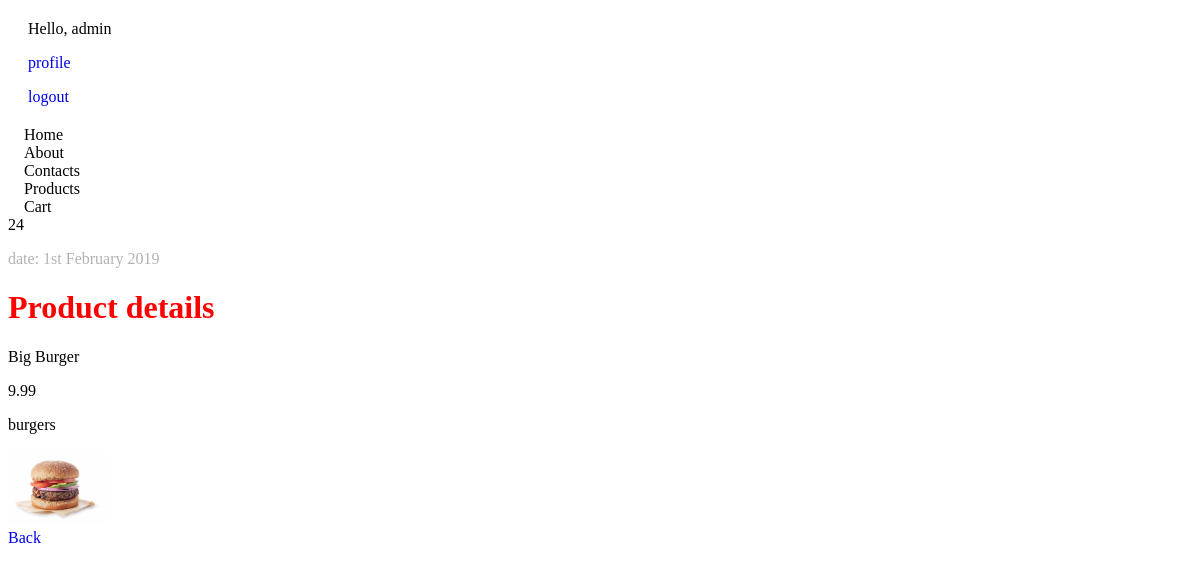
/products/2/ (signed in), run on the app's committed database.
### products/models.py (models this page shows, shortened)
class Product(models.Model):
    title = models.CharField(max_length=255)
    price = models.DecimalField(max_digits=10000, decimal_places=2)
    image = models.ImageField(
        upload_to='products_img/',
        blank=True,
        null=True
    )
    description = models.TextField(blank=True, null=True)
    category = models.ForeignKey(Category, on_delete=models.CASCADE)

class Category(models.Model):
    category_name = models.CharField(max_length=50, null=True)
    def __str__(self):
        return self.category_name

### products/views.py (the view)
# urls.py: path('<int:id>/', product_details_view, name='product-details')
def product_details_view(request ,id):
    product = get_object_or_404(Product, id=id)
    context = {
        "product": product
    }
    return render(request, "products/product_details.html", context)

### shopping_cart/context_processors.py (called while the page is built)
def cart_processor(request):
    user_cart = ShoppingCart.objects.filter(user=request.user)
    total_quantity = 0
    for order in user_cart:
        total_quantity += order.quantity
    return {'total_quantity': total_quantity}

### products/templates/products/product_details.html
{% extends 'base.html' %}
{% block content %}
    <h1>Product details</h1>
    <p>{{ product.title }} </p>
    <p>{{ product.price }} </p>
    <p>{{ product.category }} </p>
    <div class="thumbnail">
        <img src="{{ product.image.url }}" alt="{{ product.title }}">
    </div>
    <a href="{% url 'products:products-list' 'all' %}">Back</a>
{% endblock %}

### templates/base.html (shortened to what this page needs)
<!DOCTYPE html>
{% load static %}
<html lang="en">
<head>
    <link rel="stylesheet" href="{% static 'css/style.css' %}">
</head>
<body>
    <div class="login">
        {% if user.is_authenticated %}
            <p>Hello, {{ user.username }}</p>
            <p>
                <a href="{% url 'accounts:profile'%}">profile</a>
            </p>
            <p>
                <a href="{% url 'logout'%}">logout</a>
            </p>
        {% else %}
            <a href="{% url 'login' %}">login</a>
        {% endif %}
    </div>
    <div class="navbar">
        {% include "navbar.html" %}
    </div>
    <div class="date">
        <p>date: {% now "jS F Y" %}</p>
    </div>
    <div class="container">
        {% block content %}{% endblock %}
    </div>
</body>
</html>

### static/css/style.css (style rules this page uses)
h1 { color: red; }
a { text-decoration: none }
.login { margin: 20px; }
.thumbnail { width: 100px; }
.thumbnail img { max-width: 100%; height: auto; }
.date p { opacity: 0.3; }

### data on the page
Product: title "Big Burger", price "9.99", category "burgers", image (picture)

### other printed values
{{ user.username }} "admin"
{{ total_quantity }} "24"
